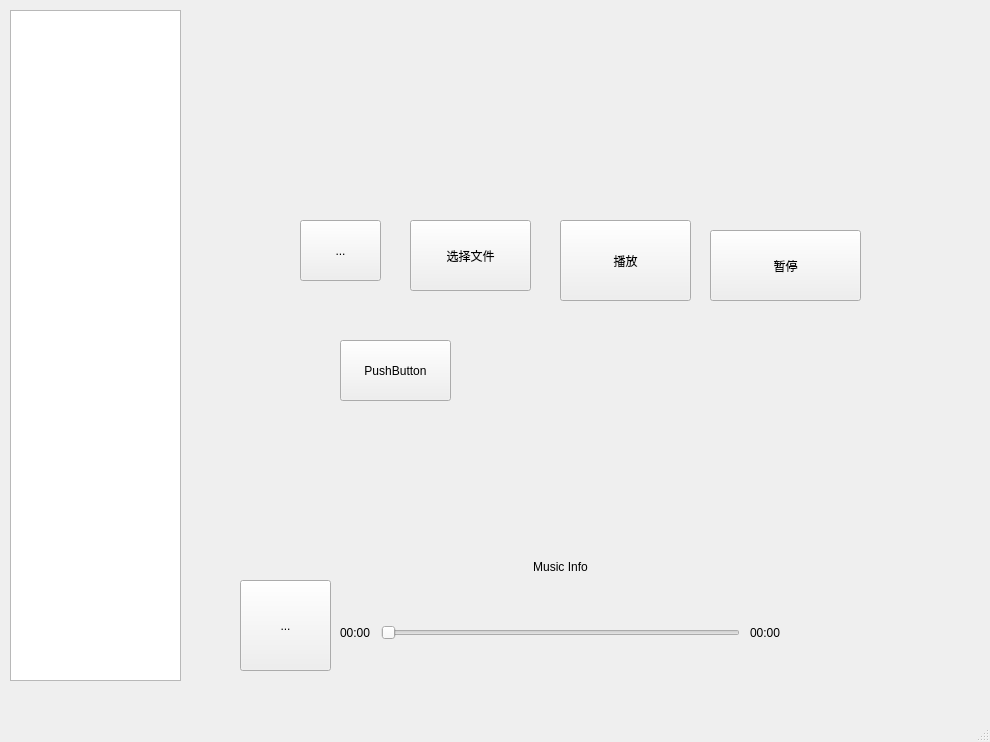
<?xml version="1.0" encoding="UTF-8"?>
<ui version="4.0">
 <class>MainWindow</class>
 <widget class="QMainWindow" name="MainWindow">
  <property name="geometry">
   <rect>
    <x>0</x>
    <y>0</y>
    <width>990</width>
    <height>742</height>
   </rect>
  </property>
  <property name="windowTitle">
   <string>MainWindow</string>
  </property>
  <widget class="QWidget" name="centralwidget">
   <widget class="QToolButton" name="tbOpen">
    <property name="geometry">
     <rect>
      <x>300</x>
      <y>220</y>
      <width>81</width>
      <height>61</height>
     </rect>
    </property>
    <property name="text">
     <string>...</string>
    </property>
   </widget>
   <widget class="QToolButton" name="tbPlay">
    <property name="geometry">
     <rect>
      <x>240</x>
      <y>580</y>
      <width>91</width>
      <height>91</height>
     </rect>
    </property>
    <property name="sizePolicy">
     <sizepolicy hsizetype="Expanding" vsizetype="Expanding">
      <horstretch>0</horstretch>
      <verstretch>0</verstretch>
     </sizepolicy>
    </property>
    <property name="minimumSize">
     <size>
      <width>60</width>
      <height>0</height>
     </size>
    </property>
    <property name="styleSheet">
     <string notr="true"/>
    </property>
    <property name="text">
     <string>...</string>
    </property>
    <property name="iconSize">
     <size>
      <width>50</width>
      <height>50</height>
     </size>
    </property>
    <property name="checkable">
     <bool>true</bool>
    </property>
   </widget>
   <widget class="QPushButton" name="pushButton_select">
    <property name="geometry">
     <rect>
      <x>410</x>
      <y>220</y>
      <width>121</width>
      <height>71</height>
     </rect>
    </property>
    <property name="text">
     <string>选择文件</string>
    </property>
   </widget>
   <widget class="QPushButton" name="pushButton_play">
    <property name="geometry">
     <rect>
      <x>560</x>
      <y>220</y>
      <width>131</width>
      <height>81</height>
     </rect>
    </property>
    <property name="text">
     <string>播放</string>
    </property>
   </widget>
   <widget class="QPushButton" name="pushButton_pause">
    <property name="geometry">
     <rect>
      <x>710</x>
      <y>230</y>
      <width>151</width>
      <height>71</height>
     </rect>
    </property>
    <property name="text">
     <string>暂停</string>
    </property>
   </widget>
   <widget class="QPushButton" name="pushButton_test">
    <property name="geometry">
     <rect>
      <x>340</x>
      <y>340</y>
      <width>111</width>
      <height>61</height>
     </rect>
    </property>
    <property name="text">
     <string>PushButton</string>
    </property>
   </widget>
   <widget class="QListWidget" name="listWidget_musicList">
    <property name="geometry">
     <rect>
      <x>10</x>
      <y>10</y>
      <width>171</width>
      <height>671</height>
     </rect>
    </property>
   </widget>
   <widget class="QWidget" name="verticalLayoutWidget">
    <property name="geometry">
     <rect>
      <x>340</x>
      <y>560</y>
      <width>441</width>
      <height>121</height>
     </rect>
    </property>
    <layout class="QVBoxLayout" name="verticalLayout">
     <property name="spacing">
      <number>10</number>
     </property>
     <item>
      <widget class="QLabel" name="labMusicInfo">
       <property name="sizePolicy">
        <sizepolicy hsizetype="Preferred" vsizetype="Fixed">
         <horstretch>0</horstretch>
         <verstretch>0</verstretch>
        </sizepolicy>
       </property>
       <property name="text">
        <string>Music Info</string>
       </property>
       <property name="alignment">
        <set>Qt::AlignCenter</set>
       </property>
      </widget>
     </item>
     <item>
      <layout class="QHBoxLayout" name="horizontalLayout">
       <property name="spacing">
        <number>10</number>
       </property>
       <item>
        <widget class="QLabel" name="labPlayCurrentDurat">
         <property name="text">
          <string>00:00</string>
         </property>
        </widget>
       </item>
       <item>
        <widget class="QSlider" name="slider">
         <property name="orientation">
          <enum>Qt::Horizontal</enum>
         </property>
        </widget>
       </item>
       <item>
        <widget class="QLabel" name="labPlayDurat">
         <property name="text">
          <string>00:00</string>
         </property>
        </widget>
       </item>
      </layout>
     </item>
    </layout>
   </widget>
  </widget>
  <widget class="QMenuBar" name="menubar">
   <property name="geometry">
    <rect>
     <x>0</x>
     <y>0</y>
     <width>990</width>
     <height>22</height>
    </rect>
   </property>
  </widget>
  <widget class="QStatusBar" name="statusbar"/>
 </widget>
 <resources/>
 <connections/>
</ui>
